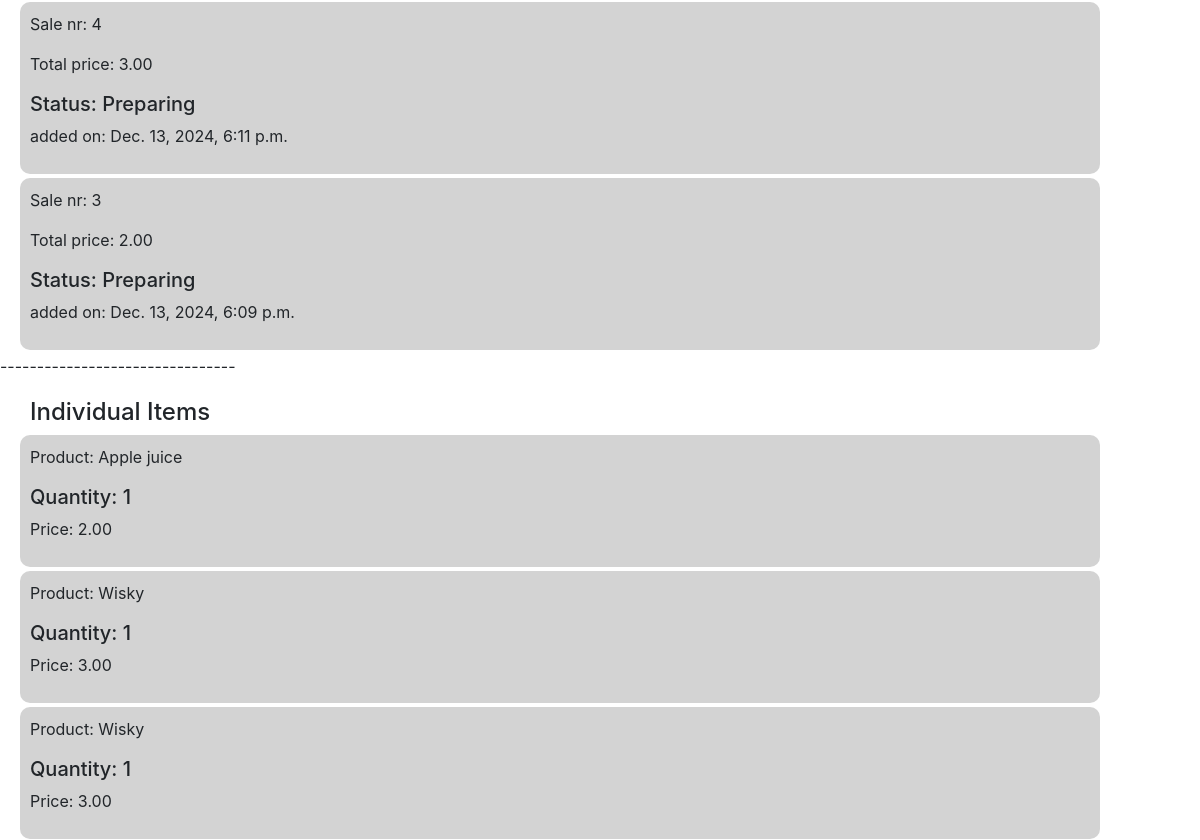
The page /history (signed in, middle part) on the database as committed earlier.
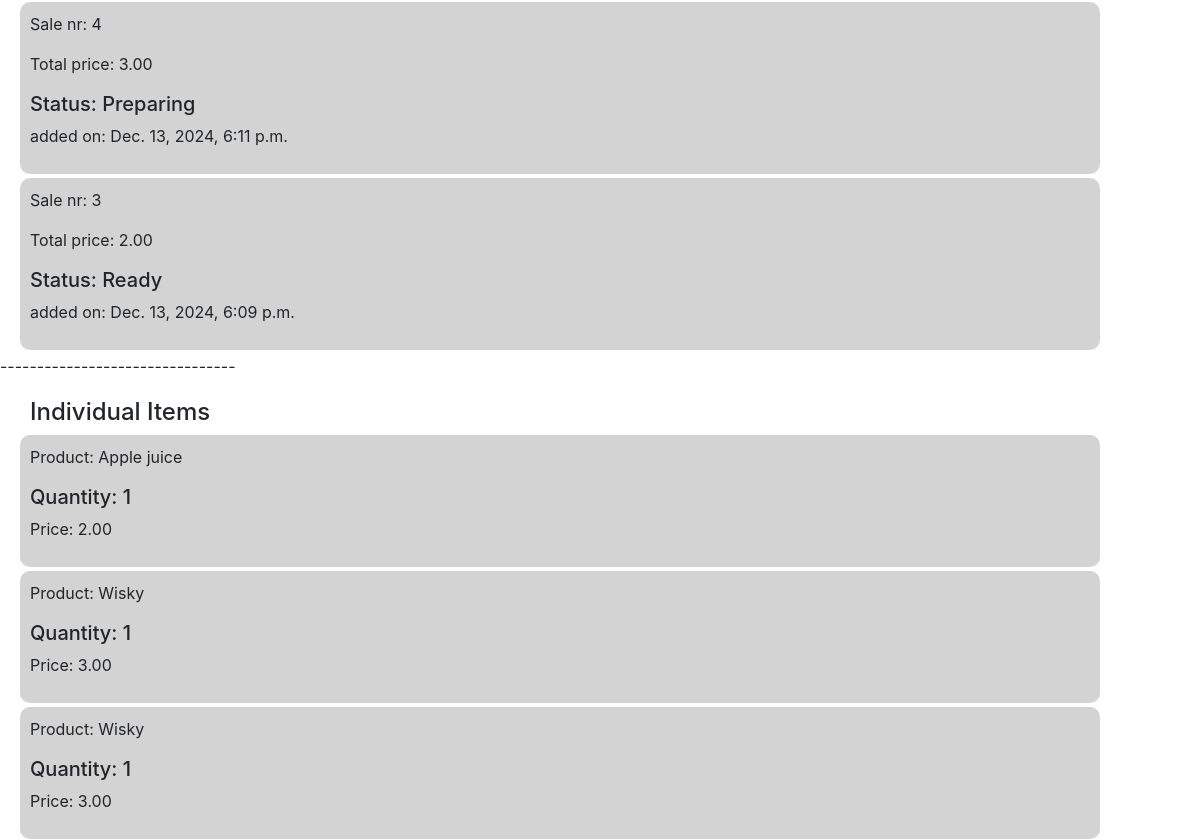
The same page on the database as committed later.
### rest_mng/models.py (models this page shows)
class Sales(models.Model):
    user = models.ForeignKey(User, on_delete=models.CASCADE, related_name="sales")
    date = models.DateTimeField(auto_now_add=True, null=True, blank=True)
    total_price = models.DecimalField(max_digits=10, decimal_places=2)
    STATUS_CHOICES = [
        ('Preparing', 'Preparing'),
        ('Ready', 'Ready'),
        ('Collected', 'Collected'),
    ]
    status = models.CharField(max_length=9, choices=STATUS_CHOICES, default='Preparing')

### rest_mng/views.py (the view)
# urls.py: path("history", views.history, name="history"),
def history(request):
    sales = Sales.objects.order_by('-date')
    items = SalesItems.objects.all()
    return render(request, 'rest_mng/sales_history.html',{
        'sales':sales,
        'items': items
    })

### rest_mng/templates/rest_mng/sales_history.html (shortened to what this page needs)
{% extends "rest_mng/layout.html" %}
{% load static %}
{% block body %}
    {% for sale in sales %}
    <div class="product">
        <p>Sale nr: {{ sale.id }}</p>
        <p>Total price: {{sale.total_price}}</p>
        <h5>Status: {{ sale.status }}</h5>
        <p >added on: {{ sale.date }}</p>
    </div>
    {% empty %}
            <p>No Orders</p>
    {% endfor %}
    <p>--------------------------------</p>
<h4>Individual Items</h4>
    {% for item in items %}
    <div class="product">
        <p>Product: {{ item.product.prod_name }}</p>
        <h5>Quantity: {{ item.quantity }}</h5>
        <p >Price: {{ item.price }}</p>
    </div>
    {% endfor %}
{% endblock %}

Rows that differ between the two databases and show on the page:
changed Sales id 3: status "Preparing" → "Ready"
